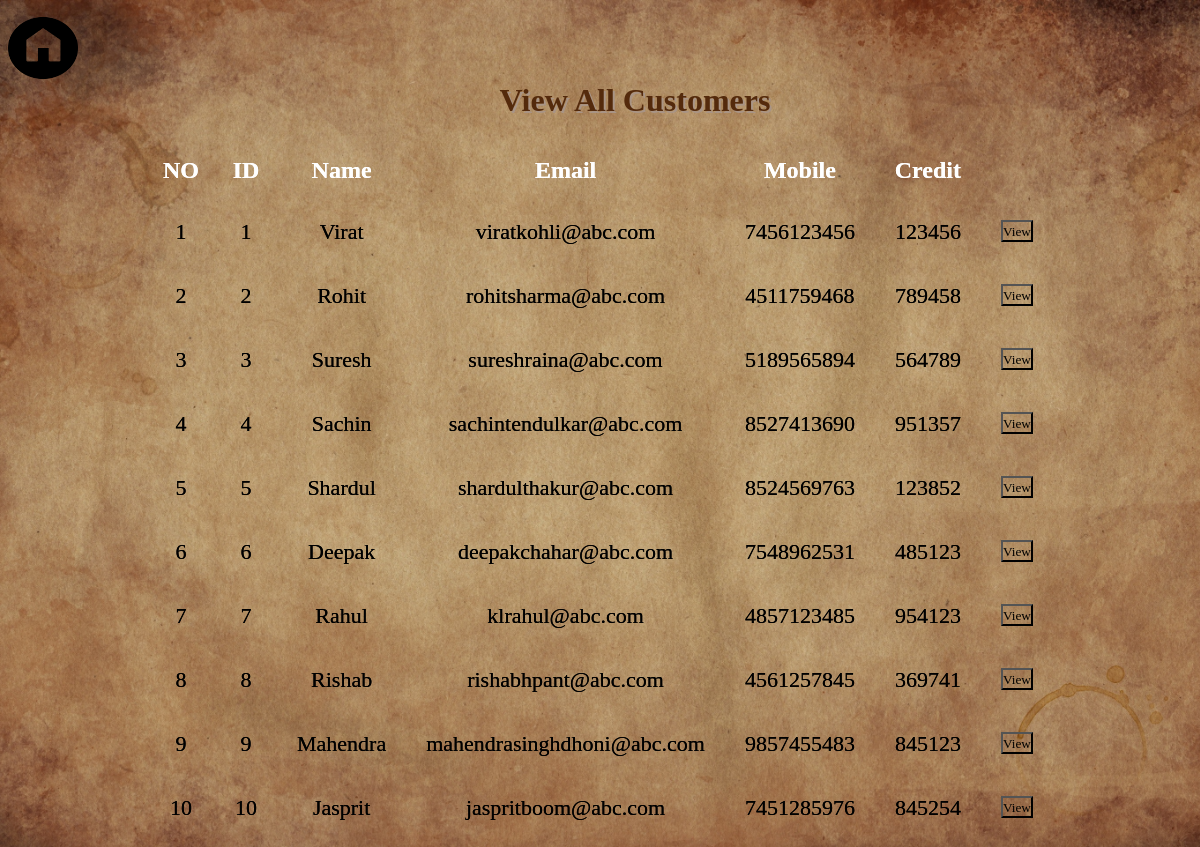
The app's page /getdetail.php with its own data.
### tables this page shows
CREATE TABLE `customers` (
  `id` int(11) NOT NULL,
  `name` varchar(50) NOT NULL,
  `email` varchar(50) NOT NULL,
  `mobile` bigint(20) NOT NULL,
  `balance` bigint(20) NOT NULL
);

### getdetail.php (the view, shortened to what this page needs)
<?php
$con=mysqli_connect('localhost','root','','bankingsys');
$q="select * from customers ";
$result=mysqli_query($con,$q);
?>
<html>
<head>
   <link rel="stylesheet" href="button.css">
</head>
<body>
<ul class="nav-ul" style="height:53px;">
	<a href="index.php">
		<li class="nav-li"><img src="3.png" height=80px width=70px></li>
	</a>
	</ul>
	<h1 style="color:#542a0c;text-shadow: 2px 2px #A99485;">View All Customers</h1>
    <table class="flat-table-1">
		<thead>
			<th>NO</th>
			<th>ID</th>
			<th>Name</th>
			<th>Email</th>
			<th>Mobile</th>
			<th>Credit</th>
			<th></th>
		</thead>
		<tbody>
		<tr>
			<?php
				$row=mysqli_fetch_array($result);
			?>
			<td> 1</td>
			<td><?php echo  $row["id"]; ?></td>
			<td><?php echo  $row["name"]; ?></td>
			<td><?php echo  $row["email"]; ?></td>
			<td><?php echo  $row["mobile"]; ?></td>
			<td><?php echo  $row["balance"]; ?></td>
			<td>
				<form action="user.php" method="post"  class="view">
					<button class="button1" type="submit" name="name" value="Virat">View</button>
				</form>
			</td>
		</tr>
		<tr>
			<?php
				$row=mysqli_fetch_array($result);
			?>
			<td> 2</td>
			<td><?php echo  $row["id"]; ?></td>
			<td><?php echo  $row["name"]; ?></td>
			<td><?php echo  $row["email"]; ?></td>
			<td><?php echo  $row["mobile"]; ?></td>
			<td><?php echo  $row["balance"]; ?></td>
			<td>
				<form action="user.php" method="post" class="view">
					<button class="button1" type="submit" name="name" value="Rohit">View</button>
				</form>
			</td>
		</tr>
        <tr>
			<?php
				$row=mysqli_fetch_array($result);
			?>
			<td> 3</td>
			<td><?php echo  $row["id"]; ?></td>
			<td><?php echo  $row["name"]; ?></td>
			<td><?php echo  $row["email"]; ?></td>
			<td><?php echo  $row["mobile"]; ?></td>
			<td><?php echo  $row["balance"]; ?></td>
			<td>
				<form action="user.php" method="post" class="view">
					<button class="button1" type="submit" name="name" value="Suresh">View</button>
				</form>
			</td>
		</tr>
        <tr>
			<?php
				$row=mysqli_fetch_array($result);
			?>
			<td> 4</td>
			<td><?php echo  $row["id"]; ?></td>
			<td><?php echo  $row["name"]; ?></td>
			<td><?php echo  $row["email"]; ?></td>
			<td><?php echo  $row["mobile"]; ?></td>
			<td><?php echo  $row["balance"]; ?></td>
			<td>
				<form action="user.php" method="post" class="view">
					<button class="button1" type="submit" name="name" value="Sachin">View</button>
				</form>
			</td>
        </tr>
        <tr>
			<?php
				$row=mysqli_fetch_array($result);
			?>
			<td> 5</td>
			<td><?php echo  $row["id"]; ?></td>
			<td><?php echo  $row["name"]; ?></td>
			<td><?php echo  $row["email"]; ?></td>
			<td><?php echo  $row["mobile"]; ?></td>
			<td><?php echo  $row["balance"]; ?></td>
			<td>
				<form action="user.php" method="post" class="view">
					<button class="button1" type="submit" name="name" value="Shardul">View</button>
				</form>
			</td>
		</tr>
        <tr>
			<?php
				$row=mysqli_fetch_array($result);
			?>
			<td> 6</td>
			<td><?php echo  $row["id"]; ?></td>
			<td><?php echo  $row["name"]; ?></td>
			<td><?php echo  $row["email"]; ?></td>
			<td><?php echo  $row["mobile"]; ?></td>
			<td><?php echo  $row["balance"]; ?></td>
			<td>
				<form action="user.php" method="post" class="view">
					<button class="button1" type="submit" name="name" value="Deepak">View</button>
				</form>
			</td>
        </tr>
        <tr>
			<?php
				$row=mysqli_fetch_array($result);
			?>
			<td> 7</td>
			<td><?php echo  $row["id"]; ?></td>
			<td><?php echo  $row["name"]; ?></td>
			<td><?php echo  $row["email"]; ?></td>
			<td><?php echo  $row["mobile"]; ?></td>
			<td><?php echo  $row["balance"]; ?></td>
			<td>
				<form action="user.php" method="post" class="view">
					<button class="button1"type="submit" name="name" value="Rahul">View</button>
				</form>
			</td>
		</tr>
        <tr>
			<?php
				$row=mysqli_fetch_array($result);
			?>
			<td> 8</td>
			<td><?php echo  $row["id"]; ?></td>
			<td><?php echo  $row["name"]; ?></td>
			<td><?php echo  $row["email"]; ?></td>
			<td><?php echo  $row["mobile"]; ?></td>
			<td><?php echo  $row["balance"]; ?></td>
			<td>
				<form action="user.php" method="post" class="view">
					<button class="button1"type="submit" name="name" value="Rishab">View</button>
				</form>
			</td>
		</tr>
        <tr>
			<?php
				$row=mysqli_fetch_array($result);
			?>
			<td> 9</td>
			<td><?php echo  $row["id"]; ?></td>
			<td><?php echo  $row["name"]; ?></td>
			<td><?php echo  $row["email"]; ?></td>
			<td><?php echo  $row["mobile"]; ?></td>
			<td><?php echo  $row["balance"]; ?></td>
			<td>
				<form action="user.php" method="post" class="view">
					<button class="button1"type="submit" name="name" value="Mahendra">View</button>
				</form>
			</td>
        </tr>
        <tr>
			<?php
				$row=mysqli_fetch_array($result);
			?>
			<td> 10</td>
			<td><?php echo  $row["id"]; ?></td>
			<td><?php echo  $row["name"]; ?></td>
			<td><?php echo  $row["email"]; ?></td>
			<td><?php echo  $row["mobile"]; ?></td>
			<td><?php echo  $row["balance"]; ?></td>
			<td>
				<form action="user.php" method="post" class="view">
					<button class="button1"type="submit" name="name" value="Jasprit">View</button>
				</form>
			</td>
		</tr>
		</tbody>
	</table><br><br>
</body>
</html>

### getdetail.php (style rules this page uses)
* { padding: 0; font-family: Cambria, Cochin, Georgia, Times, 'Times New Roman', serif; }
body { text-align:center; }
.flat-table-1 { background: transparent; }
h1 { font-family: Cambria, Cochin, Georgia, Times, 'Times New Roman', serif; }
.nav-li { float:left; }
table { text-align:center; margin-left: auto; margin-right: auto; border:0px solid gray; border-collapse:collapse; }
th { color:white; font-size:24px; padding:16px; }
td { text-align:center; font-size:22px; color:black; padding: 0px 20px 0px 20px; }
tr { transition: background 0.3s, box-shadow 0.3s; }
th,td { border-collapse:collapse; border:0px groove gray; text-shadow: 0px 0px; }
.button1 { background-color:transparent; text-align:center; padding-top:2px; }
.view { top:50%; padding-top:20px; text-align:center; }
body { background-image:url("2.jpg"); background-position: center; background-repeat: no-repeat; background-size: cover; }

### records on screen
customers: id "1", name "Virat", email "viratkohli@abc.com", mobile "7456123456", balance "123456"
customers: id "2", name "Rohit", email "rohitsharma@abc.com", mobile "4511759468", balance "789458"
customers: id "3", name "Suresh", email "sureshraina@abc.com", mobile "5189565894", balance "564789"
customers: id "4", name "Sachin", email "sachintendulkar@abc.com", mobile "8527413690", balance "951357"
customers: id "5", name "Shardul", email "shardulthakur@abc.com", mobile "8524569763", balance "123852"
customers: id "6", name "Deepak", email "deepakchahar@abc.com", mobile "7548962531", balance "485123"
customers: id "7", name "Rahul", email "klrahul@abc.com", mobile "4857123485", balance "954123"
customers: id "8", name "Rishab", email "rishabhpant@abc.com", mobile "4561257845", balance "369741"
customers: id "9", name "Mahendra", email "mahendrasinghdhoni@abc.com", mobile "9857455483", balance "845123"
customers: id "10", name "Jasprit", email "jaspritboom@abc.com", mobile "7451285976", balance "845254"
